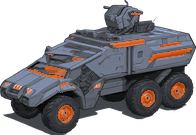
#> input picture art-source/cleaned/armoured_transport_rush_hd2d_clean.png, 196 x 135 px, given in place of cleaned, which was not available
$ python contact_sheet.py out.png ../../art-source/cleaned
#> lines starting #> are read from the running program, lines starting #| are printed output that depends on the picture; pictures that were not available may be replaced by others from this repository, and a replacement may not be noted
#!/usr/bin/env python3
"""Tile raw generations into one labelled contact sheet for review.

    python3 tools/asset-pipeline/contact_sheet.py <out.png> <img>... [--cols 6] [--size 220]
"""
import argparse, os
from PIL import Image, ImageDraw
p = argparse.ArgumentParser(); p.add_argument("out"); p.add_argument("imgs", nargs="+")
p.add_argument("--cols", type=int, default=6); p.add_argument("--size", type=int, default=220); a = p.parse_args()
S, C = a.size, a.cols; rows = (len(a.imgs) + C - 1) // C
sheet = Image.new("RGB", (S * C, S * rows), (30, 30, 36)); d = ImageDraw.Draw(sheet)
#> after `sheet = Image.new('RGB', (S * C, S * rows), (30, 30, 36))`:
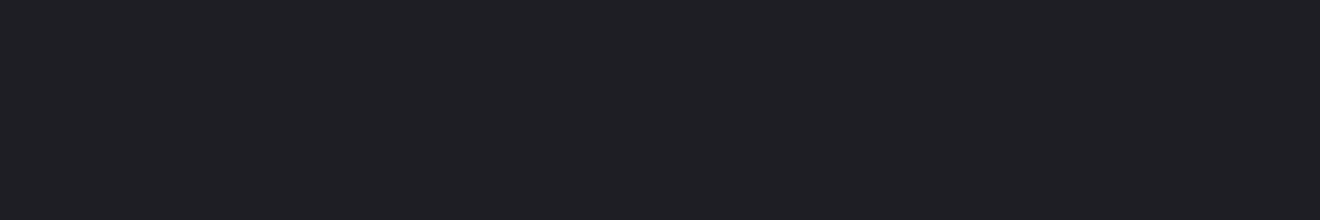
#> sheet: PIL image 1320x220 RGB; mean R, G, B 30, 30, 36
for i, f in enumerate(a.imgs):
    x, y = (i % C) * S, (i // C) * S
    sheet.paste(Image.open(f).convert("RGB").resize((S, S)), (x, y))
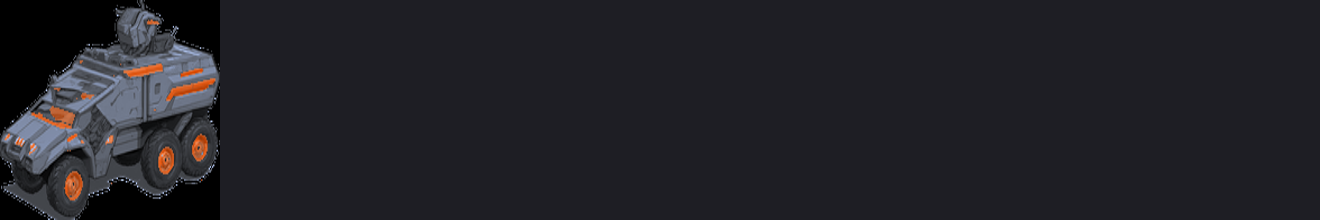
#> sheet: PIL image 1320x220 RGB; mean R, G, B 34.1, 33.6, 39.2
    d.rectangle((x, y, x + S - 1, y + 14), fill=(0, 0, 0)); d.text((x + 3, y + 1), os.path.basename(f)[:-4], fill=(255, 255, 255))
sheet.save(a.out)

$ run again, on art-source/cleaned/artillery_rush_hd2d_clean.png
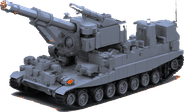
#> input picture art-source/cleaned/artillery_rush_hd2d_clean.png, 184 x 112 px, given in place of cleaned, which was not available
#> `sheet.paste(Image.open(f).convert("RGB").resize((S, S)), (x, y))`:
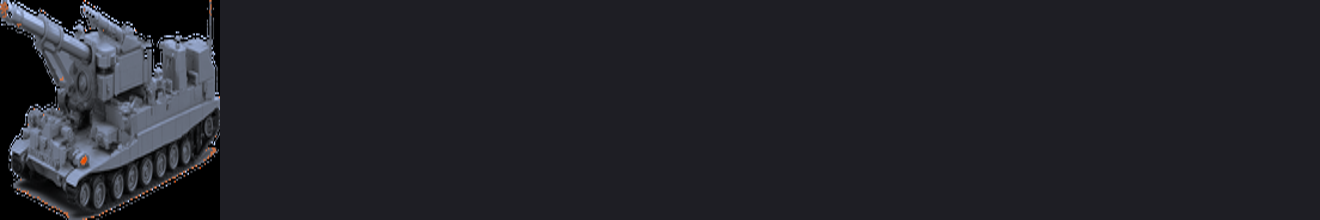
#> sheet: PIL image 1320x220 RGB; mean R, G, B 34.4, 34.9, 41.1
#> `sheet.save(a.out)`:
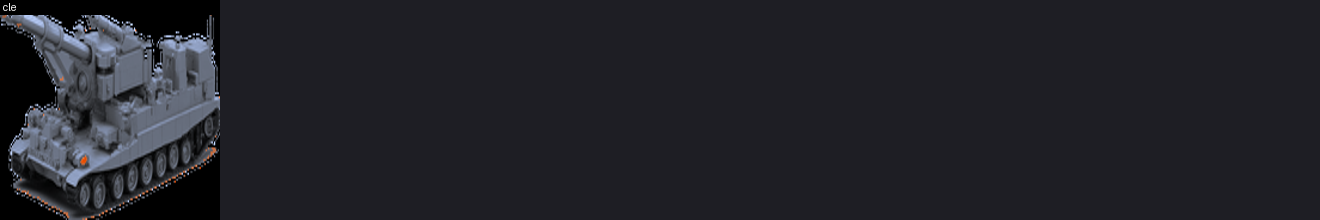
#> saved as out.png: PIL image 1320x220 RGB; mean R, G, B 34.1, 34.6, 40.8
